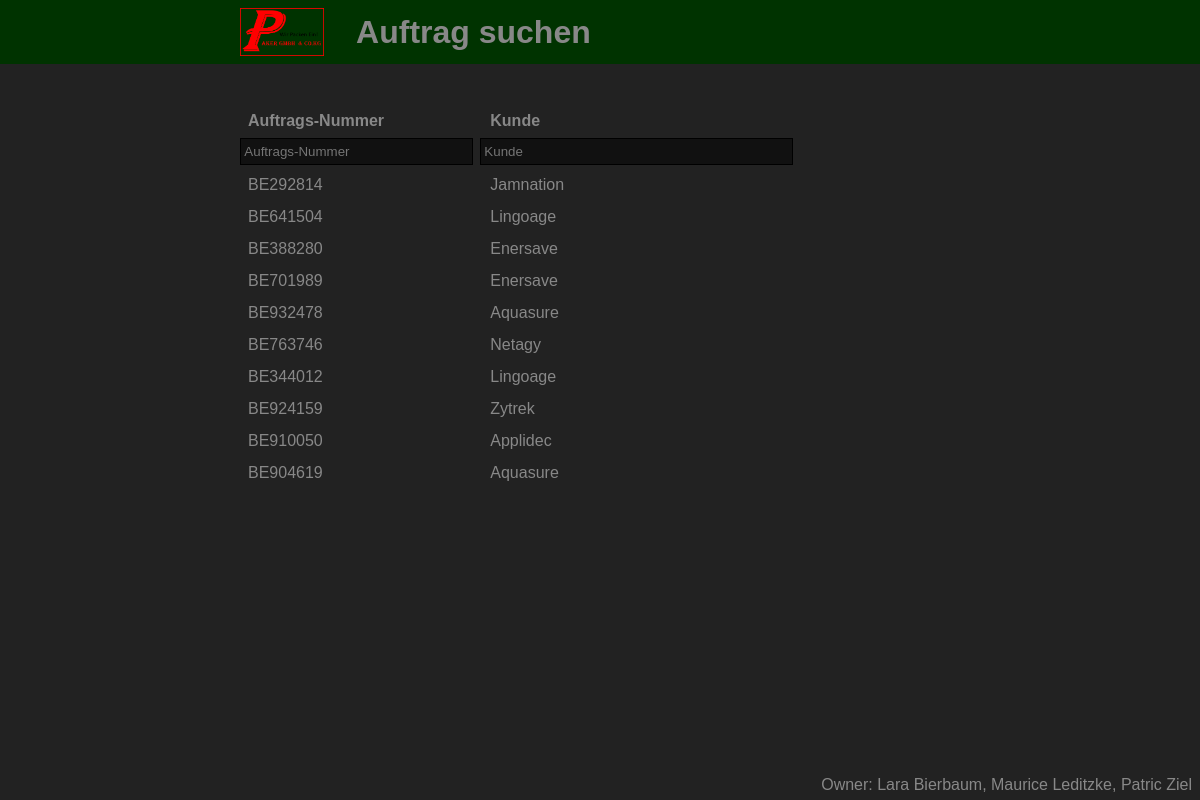
The page / on the database its author committed.
### inventory/models.py (models this page shows, shortened)
class Order(models.Model):
    id = models.IntegerField(primary_key=True)
    number = models.CharField(max_length=50)
    customer = models.ForeignKey(Customer, on_delete=models.CASCADE)

class Customer(models.Model):
    id = models.IntegerField(primary_key=True)
    name = models.CharField(max_length=100)
    street = models.CharField(max_length=100)
    zip = models.CharField(max_length=10)
    city = models.CharField(max_length=100)
    country = models.CharField(max_length=100)

### inventory/views.py (the view, shortened to what this page needs)
# urls.py: path('', views.search),
def search(request):
    orders = Order.objects.filter()
    return render(request, 'inventory/orderList.html', {'title': 'Auftrag suchen',
                                                        'orders': orders,
                                                        'filter_order_no': '',
                                                        'filter_customer': ''})

### inventory/templates/inventory/orderList.html (shortened to what this page needs)
{% extends "inventory/base.html" %}
{% block content %}
{% load static %}
    <form id="frm_content"
          method="POST"
          enctype="multipart/form-data"
          action="{% url 'order-search' %}"
          class="contentForm" >
        <table id="tbl_orders"
               class="ordersTable selectable flexTable" >
            <thead>
                <tr class="header" >
                    <th>
                        <div>Auftrags-Nummer</div>
                    </th>
                    <th>
                        <div>Kunde</div>
                    </th>
                </tr>
                <tr class="filter" >
                    <th>
                        <input id="input_orderNoFilter"
                               type="search"
                               value="{{ filter_order_no }}"
                               placeholder="Auftrags-Nummer"
                               name="orderNoSearch"
                               onkeyup="filter(event)" >
                    </th>
                    <th>
                        <input id="input_customerNameFilter"
                               type="search"
                               name="customerSearch"
                               value="{{ filter_customer }}"
                               placeholder="Kunde"
                               onkeyup="filter(event)" >
                    </th>
                </tr>
            </thead>
            <tbody id="tbl_orders_body" >
                {% for order in orders %}
                <tr class="contentRow" onclick="orderClick('{{order.id}}');" >
                    <td>
                        <div>{{order.number}}</div>
                    </td>
                    <td>
                        <div>{{order.customer.name}}</div>
                    </td>
                </tr>
                {% endfor %}
            </tbody>
        </table>
    </form>
{% endblock content %}

### inventory/static/inventory/style.css (style rules this page uses)
* { font-family: sans-serif; }
body { height: 100vh; margin: 0; background-color: var(--background); }
h1, button, label, input { color: var(--text); margin: 0; }
h1, th { cursor: default; }
table { border-spacing: 0; }
tr.filter > th > input { width: calc(100% - .5em); }
tr.filter > th { text-align: center; }
input, button { height: 2em; padding: .25em; }
input { border: .1em solid #000000; }
input[type='search'] { background: var(--dark); }
table tr > * { text-align: left; color: var(--text); }
.header > th, .contentRow > td { padding: .5em; width: 100%; }
.filter > th { padding: 0; }
.selectable td { cursor: pointer; }
.contentForm { height: 100%; }
table.flexTable, table.flexTable * { display: flex; }
table.flexTable > tbody { overflow: auto; }
table.flexTable, table.flexTable > tbody, table.flexTable> thead { flex-direction: column; }
table.ordersTable { height: 100%; width: calc(100% - 10em); }
table.ordersTable > thead { height: 4em; }
table.ordersTable > tbody { height: calc(100% - 4em); }
table.ordersTable > tbody > tr { height: 2em; }
table.ordersTable tr > *:nth-child(1) { width: 15em; }
table.ordersTable tr > *:nth-child(2) { width: calc(100% - 15em); }

### rows shown on the page
Order: number "BE292814", customer.name "Jamnation"
Order: number "BE641504", customer.name "Lingoage"
Order: number "BE388280", customer.name "Enersave"
Order: number "BE701989", customer.name "Enersave"
Order: number "BE932478", customer.name "Aquasure"
Order: number "BE763746", customer.name "Netagy"
Order: number "BE344012", customer.name "Lingoage"
Order: number "BE924159", customer.name "Zytrek"
Order: number "BE910050", customer.name "Applidec"
Order: number "BE904619", customer.name "Aquasure"

### other values the page prints
{{ title }} "Auftrag suchen"
